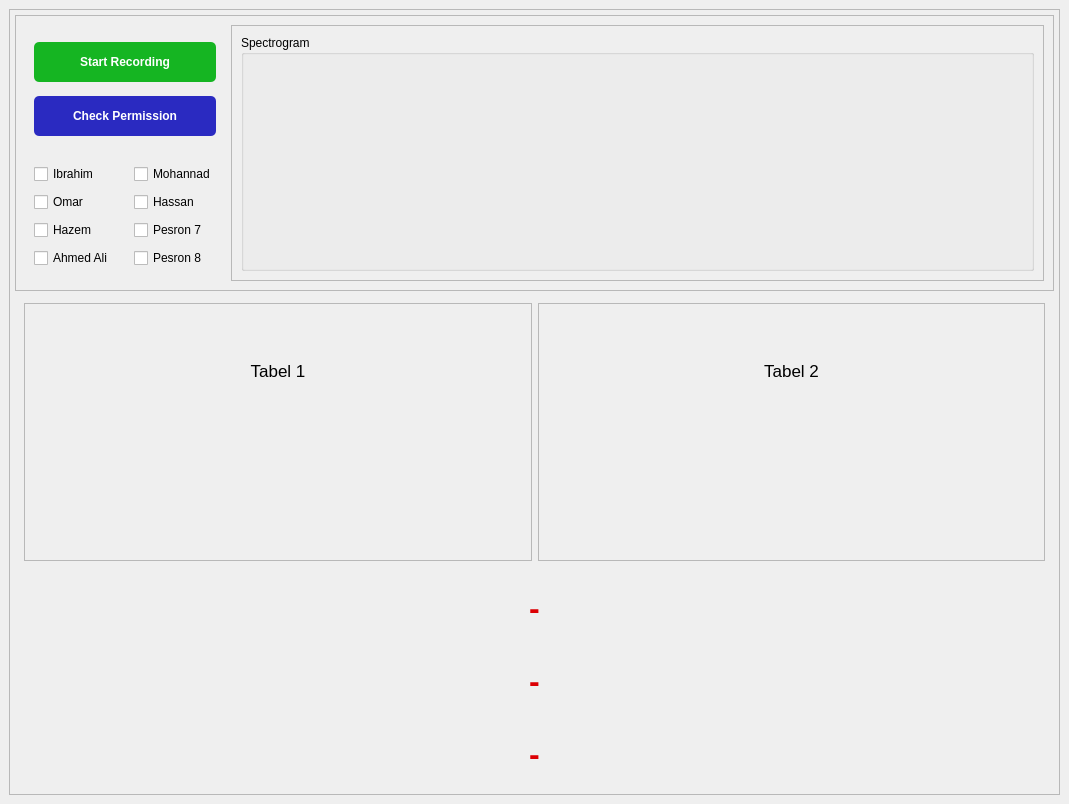
<?xml version="1.0" encoding="UTF-8"?>
<ui version="4.0">
 <class>MainWindow</class>
 <widget class="QMainWindow" name="MainWindow">
  <property name="geometry">
   <rect>
    <x>0</x>
    <y>0</y>
    <width>1069</width>
    <height>804</height>
   </rect>
  </property>
  <property name="maximumSize">
   <size>
    <width>16777215</width>
    <height>16777215</height>
   </size>
  </property>
  <property name="windowTitle">
   <string>MainWindow</string>
  </property>
  <widget class="QWidget" name="centralwidget">
   <layout class="QHBoxLayout" name="horizontalLayout">
    <item>
     <widget class="QFrame" name="frame">
      <property name="frameShape">
       <enum>QFrame::StyledPanel</enum>
      </property>
      <property name="frameShadow">
       <enum>QFrame::Sunken</enum>
      </property>
      <property name="lineWidth">
       <number>1</number>
      </property>
      <layout class="QVBoxLayout" name="verticalLayout">
       <property name="spacing">
        <number>3</number>
       </property>
       <property name="leftMargin">
        <number>5</number>
       </property>
       <property name="topMargin">
        <number>5</number>
       </property>
       <property name="rightMargin">
        <number>5</number>
       </property>
       <property name="bottomMargin">
        <number>5</number>
       </property>
       <item>
        <widget class="QFrame" name="frame_2">
         <property name="frameShape">
          <enum>QFrame::StyledPanel</enum>
         </property>
         <property name="frameShadow">
          <enum>QFrame::Raised</enum>
         </property>
         <property name="lineWidth">
          <number>1</number>
         </property>
         <layout class="QHBoxLayout" name="horizontalLayout_2">
          <item>
           <widget class="QFrame" name="frame_5">
            <property name="sizePolicy">
             <sizepolicy hsizetype="Expanding" vsizetype="Preferred">
              <horstretch>0</horstretch>
              <verstretch>0</verstretch>
             </sizepolicy>
            </property>
            <property name="maximumSize">
             <size>
              <width>200</width>
              <height>16777215</height>
             </size>
            </property>
            <property name="frameShape">
             <enum>QFrame::NoFrame</enum>
            </property>
            <property name="frameShadow">
             <enum>QFrame::Raised</enum>
            </property>
            <property name="lineWidth">
             <number>0</number>
            </property>
            <layout class="QVBoxLayout" name="verticalLayout_2">
             <property name="spacing">
              <number>0</number>
             </property>
             <property name="leftMargin">
              <number>0</number>
             </property>
             <property name="topMargin">
              <number>0</number>
             </property>
             <property name="rightMargin">
              <number>0</number>
             </property>
             <property name="bottomMargin">
              <number>0</number>
             </property>
             <item>
              <widget class="QFrame" name="frame_10">
               <property name="frameShape">
                <enum>QFrame::NoFrame</enum>
               </property>
               <property name="frameShadow">
                <enum>QFrame::Raised</enum>
               </property>
               <property name="lineWidth">
                <number>0</number>
               </property>
               <layout class="QVBoxLayout" name="verticalLayout_4">
                <item>
                 <widget class="QPushButton" name="start_btn">
                  <property name="sizePolicy">
                   <sizepolicy hsizetype="Expanding" vsizetype="Preferred">
                    <horstretch>0</horstretch>
                    <verstretch>0</verstretch>
                   </sizepolicy>
                  </property>
                  <property name="minimumSize">
                   <size>
                    <width>0</width>
                    <height>0</height>
                   </size>
                  </property>
                  <property name="maximumSize">
                   <size>
                    <width>300</width>
                    <height>40</height>
                   </size>
                  </property>
                  <property name="font">
                   <font>
                    <bold>true</bold>
                   </font>
                  </property>
                  <property name="styleSheet">
                   <string notr="true">

QPushButton {
    background-color: rgb(21, 181, 34);
color:rgb(255, 255, 255);
border-radius:5px;
}

QPushButton:hover {
    background-color: rgb(22, 131, 35);
}
</string>
                  </property>
                  <property name="text">
                   <string>Start Recording</string>
                  </property>
                 </widget>
                </item>
                <item>
                 <widget class="QPushButton" name="check_btn">
                  <property name="sizePolicy">
                   <sizepolicy hsizetype="Expanding" vsizetype="Preferred">
                    <horstretch>0</horstretch>
                    <verstretch>0</verstretch>
                   </sizepolicy>
                  </property>
                  <property name="minimumSize">
                   <size>
                    <width>0</width>
                    <height>0</height>
                   </size>
                  </property>
                  <property name="maximumSize">
                   <size>
                    <width>300</width>
                    <height>40</height>
                   </size>
                  </property>
                  <property name="font">
                   <font>
                    <bold>true</bold>
                   </font>
                  </property>
                  <property name="styleSheet">
                   <string notr="true">

QPushButton {
    background-color: rgb(42, 42, 193);
color:rgb(255, 255, 255);
border-radius:5px;
}

QPushButton:hover {
    background-color: rgb(19, 32, 150);
}


</string>
                  </property>
                  <property name="text">
                   <string>Check Permission</string>
                  </property>
                 </widget>
                </item>
               </layout>
              </widget>
             </item>
             <item>
              <widget class="QFrame" name="frame_11">
               <property name="frameShape">
                <enum>QFrame::NoFrame</enum>
               </property>
               <property name="frameShadow">
                <enum>QFrame::Raised</enum>
               </property>
               <property name="lineWidth">
                <number>0</number>
               </property>
               <layout class="QHBoxLayout" name="horizontalLayout_4">
                <property name="spacing">
                 <number>0</number>
                </property>
                <property name="leftMargin">
                 <number>0</number>
                </property>
                <property name="topMargin">
                 <number>0</number>
                </property>
                <property name="rightMargin">
                 <number>0</number>
                </property>
                <property name="bottomMargin">
                 <number>0</number>
                </property>
                <item>
                 <widget class="QFrame" name="frame_12">
                  <property name="frameShape">
                   <enum>QFrame::NoFrame</enum>
                  </property>
                  <property name="frameShadow">
                   <enum>QFrame::Raised</enum>
                  </property>
                  <property name="lineWidth">
                   <number>0</number>
                  </property>
                  <layout class="QVBoxLayout" name="verticalLayout_8">
                   <item>
                    <widget class="QCheckBox" name="Pesron1">
                     <property name="text">
                      <string>Ibrahim</string>
                     </property>
                    </widget>
                   </item>
                   <item>
                    <widget class="QCheckBox" name="Pesron2">
                     <property name="text">
                      <string>Omar</string>
                     </property>
                    </widget>
                   </item>
                   <item>
                    <widget class="QCheckBox" name="Pesron3">
                     <property name="text">
                      <string>Hazem</string>
                     </property>
                    </widget>
                   </item>
                   <item>
                    <widget class="QCheckBox" name="Pesron4">
                     <property name="text">
                      <string>Ahmed Ali</string>
                     </property>
                    </widget>
                   </item>
                  </layout>
                 </widget>
                </item>
                <item>
                 <widget class="QFrame" name="frame_13">
                  <property name="frameShape">
                   <enum>QFrame::NoFrame</enum>
                  </property>
                  <property name="frameShadow">
                   <enum>QFrame::Raised</enum>
                  </property>
                  <property name="lineWidth">
                   <number>0</number>
                  </property>
                  <layout class="QVBoxLayout" name="verticalLayout_7">
                   <item>
                    <widget class="QCheckBox" name="Pesron5">
                     <property name="text">
                      <string>Mohannad</string>
                     </property>
                    </widget>
                   </item>
                   <item>
                    <widget class="QCheckBox" name="Pesron6">
                     <property name="text">
                      <string>Hassan</string>
                     </property>
                    </widget>
                   </item>
                   <item>
                    <widget class="QCheckBox" name="Pesron7">
                     <property name="text">
                      <string>Pesron 7</string>
                     </property>
                    </widget>
                   </item>
                   <item>
                    <widget class="QCheckBox" name="Pesron8">
                     <property name="text">
                      <string>Pesron 8</string>
                     </property>
                    </widget>
                   </item>
                  </layout>
                 </widget>
                </item>
               </layout>
              </widget>
             </item>
            </layout>
           </widget>
          </item>
          <item>
           <widget class="QFrame" name="frame_6">
            <property name="frameShape">
             <enum>QFrame::StyledPanel</enum>
            </property>
            <property name="frameShadow">
             <enum>QFrame::Raised</enum>
            </property>
            <property name="lineWidth">
             <number>1</number>
            </property>
            <layout class="QVBoxLayout" name="verticalLayout_3">
             <item>
              <widget class="QGroupBox" name="SpectrogramBox">
               <property name="enabled">
                <bool>true</bool>
               </property>
               <property name="minimumSize">
                <size>
                 <width>0</width>
                 <height>0</height>
                </size>
               </property>
               <property name="maximumSize">
                <size>
                 <width>16777215</width>
                 <height>16777215</height>
                </size>
               </property>
               <property name="autoFillBackground">
                <bool>false</bool>
               </property>
               <property name="styleSheet">
                <string notr="true"/>
               </property>
               <property name="title">
                <string>Spectrogram</string>
               </property>
               <property name="flat">
                <bool>false</bool>
               </property>
               <property name="checkable">
                <bool>false</bool>
               </property>
               <layout class="QGridLayout" name="gridLayout_13">
                <property name="bottomMargin">
                 <number>2</number>
                </property>
                <property name="spacing">
                 <number>0</number>
                </property>
                <item row="0" column="0">
                 <layout class="QGridLayout" name="gridLayout_14">
                  <item row="0" column="0" colspan="2">
                   <layout class="QVBoxLayout" name="Spectrogram_1">
                    <property name="spacing">
                     <number>0</number>
                    </property>
                    <property name="sizeConstraint">
                     <enum>QLayout::SetMinimumSize</enum>
                    </property>
                   </layout>
                  </item>
                 </layout>
                </item>
               </layout>
              </widget>
             </item>
            </layout>
           </widget>
          </item>
         </layout>
        </widget>
       </item>
       <item>
        <widget class="QFrame" name="frame_3">
         <property name="frameShape">
          <enum>QFrame::NoFrame</enum>
         </property>
         <property name="frameShadow">
          <enum>QFrame::Raised</enum>
         </property>
         <property name="lineWidth">
          <number>0</number>
         </property>
         <layout class="QHBoxLayout" name="horizontalLayout_3">
          <item>
           <widget class="QFrame" name="frame_7">
            <property name="frameShape">
             <enum>QFrame::StyledPanel</enum>
            </property>
            <property name="frameShadow">
             <enum>QFrame::Raised</enum>
            </property>
            <property name="lineWidth">
             <number>1</number>
            </property>
            <layout class="QVBoxLayout" name="verticalLayout_5">
             <item>
              <widget class="QLabel" name="label_3">
               <property name="sizePolicy">
                <sizepolicy hsizetype="Expanding" vsizetype="Preferred">
                 <horstretch>0</horstretch>
                 <verstretch>0</verstretch>
                </sizepolicy>
               </property>
               <property name="font">
                <font>
                 <pointsize>13</pointsize>
                </font>
               </property>
               <property name="text">
                <string>Tabel 1</string>
               </property>
               <property name="alignment">
                <set>Qt::AlignCenter</set>
               </property>
              </widget>
             </item>
             <item>
              <widget class="QFrame" name="frame_4">
               <property name="frameShape">
                <enum>QFrame::NoFrame</enum>
               </property>
               <property name="frameShadow">
                <enum>QFrame::Raised</enum>
               </property>
               <property name="lineWidth">
                <number>0</number>
               </property>
              </widget>
             </item>
            </layout>
           </widget>
          </item>
          <item>
           <widget class="QFrame" name="frame_8">
            <property name="frameShape">
             <enum>QFrame::StyledPanel</enum>
            </property>
            <property name="frameShadow">
             <enum>QFrame::Raised</enum>
            </property>
            <property name="lineWidth">
             <number>1</number>
            </property>
            <layout class="QVBoxLayout" name="verticalLayout_6">
             <item>
              <widget class="QLabel" name="label_4">
               <property name="sizePolicy">
                <sizepolicy hsizetype="Expanding" vsizetype="Preferred">
                 <horstretch>0</horstretch>
                 <verstretch>0</verstretch>
                </sizepolicy>
               </property>
               <property name="font">
                <font>
                 <pointsize>13</pointsize>
                </font>
               </property>
               <property name="text">
                <string>Tabel 2</string>
               </property>
               <property name="alignment">
                <set>Qt::AlignCenter</set>
               </property>
              </widget>
             </item>
             <item>
              <widget class="QFrame" name="frame_9">
               <property name="frameShape">
                <enum>QFrame::NoFrame</enum>
               </property>
               <property name="frameShadow">
                <enum>QFrame::Raised</enum>
               </property>
               <property name="lineWidth">
                <number>0</number>
               </property>
              </widget>
             </item>
            </layout>
           </widget>
          </item>
         </layout>
        </widget>
       </item>
       <item>
        <widget class="QLabel" name="result_label_3">
         <property name="maximumSize">
          <size>
           <width>16777215</width>
           <height>70</height>
          </size>
         </property>
         <property name="font">
          <font>
           <pointsize>24</pointsize>
           <bold>true</bold>
          </font>
         </property>
         <property name="styleSheet">
          <string notr="true">color: rgb(220, 0, 4);</string>
         </property>
         <property name="text">
          <string>-</string>
         </property>
         <property name="alignment">
          <set>Qt::AlignCenter</set>
         </property>
        </widget>
       </item>
       <item>
        <widget class="QLabel" name="result_label_1">
         <property name="maximumSize">
          <size>
           <width>16777215</width>
           <height>70</height>
          </size>
         </property>
         <property name="font">
          <font>
           <pointsize>24</pointsize>
           <bold>true</bold>
          </font>
         </property>
         <property name="styleSheet">
          <string notr="true">color: rgb(220, 0, 4);</string>
         </property>
         <property name="text">
          <string>-</string>
         </property>
         <property name="alignment">
          <set>Qt::AlignCenter</set>
         </property>
        </widget>
       </item>
       <item>
        <widget class="QLabel" name="result_label_2">
         <property name="maximumSize">
          <size>
           <width>16777215</width>
           <height>70</height>
          </size>
         </property>
         <property name="font">
          <font>
           <pointsize>24</pointsize>
           <bold>true</bold>
          </font>
         </property>
         <property name="styleSheet">
          <string notr="true">color: rgb(220, 0, 4);</string>
         </property>
         <property name="text">
          <string>-</string>
         </property>
         <property name="alignment">
          <set>Qt::AlignCenter</set>
         </property>
        </widget>
       </item>
      </layout>
     </widget>
    </item>
   </layout>
  </widget>
  <action name="actionOpen">
   <property name="text">
    <string>Open</string>
   </property>
  </action>
  <action name="actionUniform_Range_Mode">
   <property name="checkable">
    <bool>true</bool>
   </property>
   <property name="checked">
    <bool>true</bool>
   </property>
   <property name="text">
    <string>Uniform Range Mode</string>
   </property>
  </action>
  <action name="actionMusical_Instruments_Mode">
   <property name="checkable">
    <bool>true</bool>
   </property>
   <property name="text">
    <string>Musical Instruments Mode</string>
   </property>
  </action>
  <action name="actionAnimals_Sound_Mode">
   <property name="checkable">
    <bool>true</bool>
   </property>
   <property name="text">
    <string>Animals Sound Mode</string>
   </property>
  </action>
  <action name="actionECG_Mode">
   <property name="checkable">
    <bool>true</bool>
   </property>
   <property name="text">
    <string>ECG Mode</string>
   </property>
  </action>
  <action name="actionCall_3asfoor">
   <property name="text">
    <string>Call 3asfoor</string>
   </property>
  </action>
  <action name="actionPlay_Input">
   <property name="checkable">
    <bool>false</bool>
   </property>
   <property name="checked">
    <bool>false</bool>
   </property>
   <property name="text">
    <string>Play Input</string>
   </property>
  </action>
  <action name="actionPlay_Output">
   <property name="text">
    <string>Play Output</string>
   </property>
  </action>
  <action name="actionPlay_Input_2">
   <property name="text">
    <string>Play Input</string>
   </property>
  </action>
  <action name="actionPlay_Output_2">
   <property name="text">
    <string>Play Output</string>
   </property>
  </action>
 </widget>
 <resources/>
 <connections/>
</ui>
